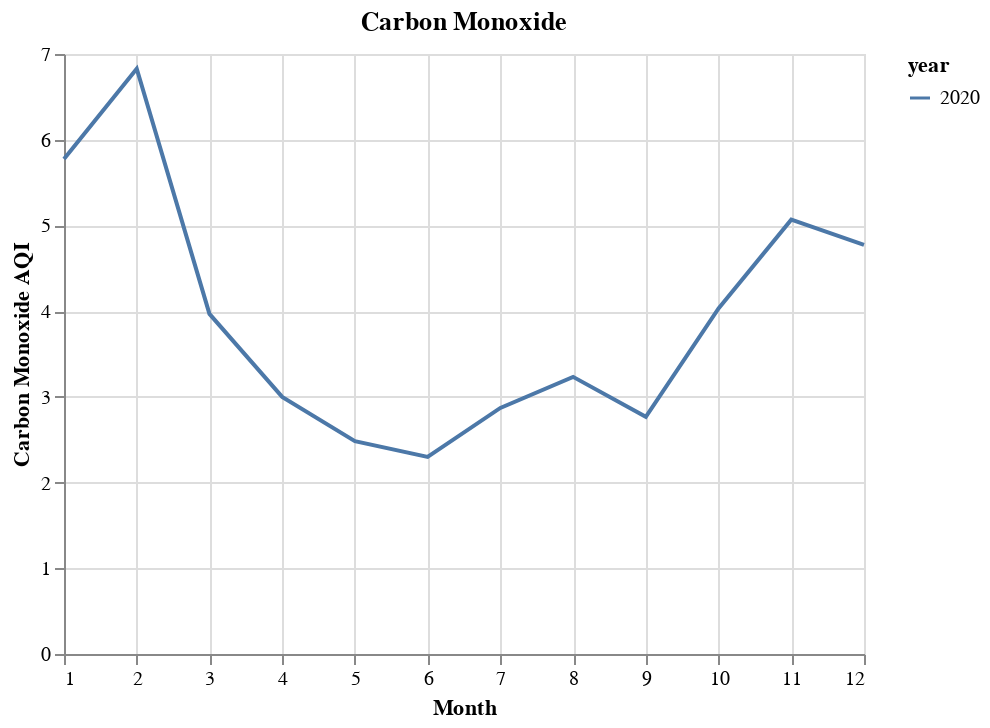

Notebook cell for this chart:
### Code cell
alt.Chart(co_air_df).mark_line().encode(
    alt.X("month", title="Month"),
    alt.Y("aqi", title="Carbon Monoxide AQI"),
    color="year:N"
).properties(title="Carbon Monoxide")

### Figure 1 — Vega-Lite specification as saved in the notebook (floating-point values rounded to 4 significant figures)
{"config": {"view": {"continuousWidth": 400, "continuousHeight": 300}}, "data": {"name": "data-07c1ac98e3d75d02e20293e362ca481d"}, "mark": "line", "encoding": {"color": {"type": "nominal", "field": "year"}, "x": {"type": "quantitative", "field": "month", "title": "Month"}, "y": {"type": "quantitative", "field": "aqi", "title": "Carbon Monoxide AQI"}}, "title": "Carbon Monoxide", "$schema": "https://vega.github.io/schema/vega-lite/v4.8.1.json", "datasets": {"data-07c1ac98e3d75d02e20293e362ca481d": [{"date_month": "2020-01-01", "aqi": 5.774, "arithmetic_mean": 0.3781, "units_of_measure": "Parts per million", "parameter": "Carbon monoxide", "year": 2020, "month": 1}, {"date_month": "2020-12-01", "aqi": 4.774, "arithmetic_mean": 0.316, "units_of_measure": "Parts per million", "parameter": "Carbon monoxide", "year": 2020, "month": 12}, {"date_month": "2020-06-01", "aqi": 2.3, "arithmetic_mean": 0.1803, "units_of_measure": "Parts per million", "parameter": "Carbon monoxide", "year": 2020, "month": 6}, {"date_month": "2020-09-01", "aqi": 2.767, "arithmetic_mean": 0.2068, "units_of_measure": "Parts per million", "parameter": "Carbon monoxide", "year": 2020, "month": 9}, {"date_month": "2020-07-01", "aqi": 2.871, "arithmetic_mean": 0.2122, "units_of_measure": "Parts per million", "parameter": "Carbon monoxide", "year": 2020, "month": 7}, {"date_month": "2020-03-01", "aqi": 3.968, "arithmetic_mean": 0.2739, "units_of_measure": "Parts per million", "parameter": "Carbon monoxide", "year": 2020, "month": 3}, {"date_month": "2020-10-01", "aqi": 4.032, "arithmetic_mean": 0.2721, "units_of_measure": "Parts per million", "parameter": "Carbon monoxide", "year": 2020, "month": 10}, {"date_month": "2020-04-01", "aqi": 3.0, "arithmetic_mean": 0.2135, "units_of_measure": "Parts per million", "parameter": "Carbon monoxide", "year": 2020, "month": 4}, {"date_month": "2020-02-01", "aqi": 6.828, "arithmetic_mean": 0.3887, "units_of_measure": "Parts per million", "parameter": "Carbon monoxide", "year": 2020, "month": 2}, {"date_month": "2020-08-01", "aqi": 3.233, "arithmetic_mean": 0.2368, "units_of_measure": "Parts per million", "parameter": "Carbon monoxide", "year": 2020, "month": 8}, {"date_month": "2020-11-01", "aqi": 5.067, "arithmetic_mean": 0.3275, "units_of_measure": "Parts per million", "parameter": "Carbon monoxide", "year": 2020, "month": 11}, {"date_month": "2020-05-01", "aqi": 2.484, "arithmetic_mean": 0.1837, "units_of_measure": "Parts per million", "parameter": "Carbon monoxide", "year": 2020, "month": 5}]}}
